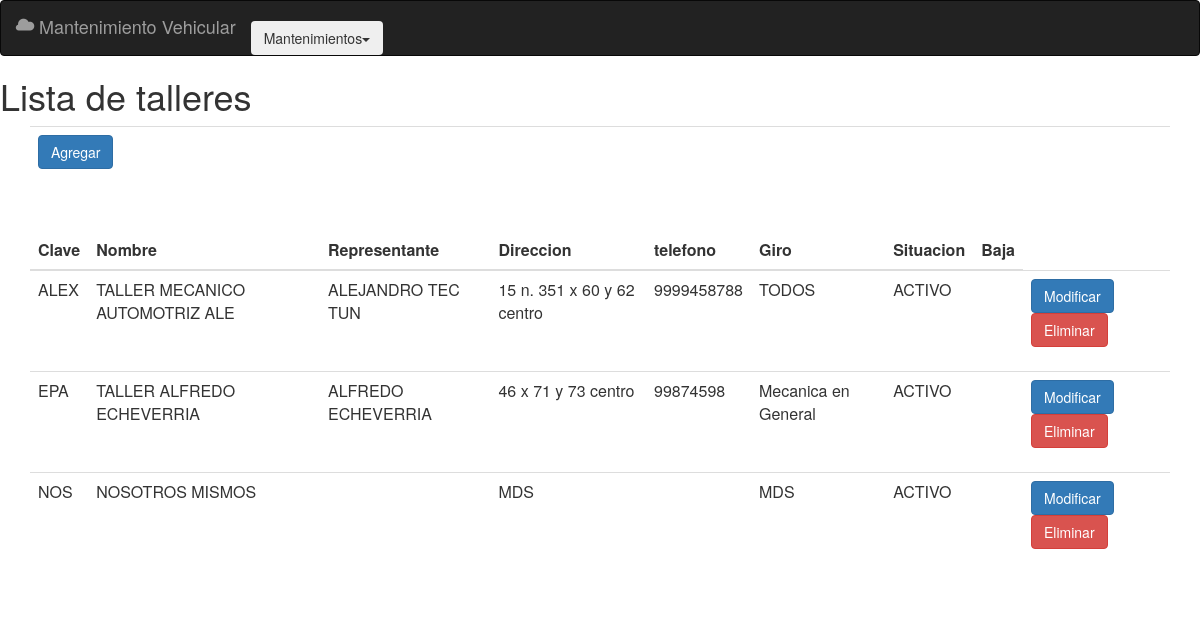
The page /Pages/Talleres/talleres.php on the database its author committed.
### tables this page shows
CREATE TABLE `talleres` (
  `idtaller` int(11) NOT NULL,
  `clave` varchar(5) NOT NULL,
  `nombre` varchar(50) DEFAULT NULL,
  `representante` varchar(80) NOT NULL,
  `direccion` varchar(80) NOT NULL,
  `telefonos` varchar(60) NOT NULL,
  `giro` varchar(20) DEFAULT NULL,
  `idEstatus` int(11) DEFAULT NULL,
  `fecbaj` date DEFAULT NULL
);

### Pages/Talleres/servicios_talleres.php (called while the page is built, shortened)
<?php
	function busca_talleres() {
		$conn=conecta();
		$sql = "select idtaller, clave, nombre, representante, direccion, telefonos, giro,
		  idEstatus, fecbaj
		  from talleres order by clave";
		$rs = mysqli_query($conn,$sql);
		$encode = array();
		while ($row =  mysqli_fetch_array($rs)) {
			  $encode[] = $row;
		}
		return (json_encode($encode));
    }
?>

### Pages/Talleres/talleres.php (the view, shortened to what this page needs)
<head>
	<link rel="stylesheet" href="../../bootstrap/css/bootstrap.min.css">
</head>
<?php
	require_once('servicios_talleres.php');
    $talleres_z = json_decode(busca_talleres());
 ?>
<h1>Lista de talleres</h1>
<div class="container">
<form action="edicion_taller.php" method="post">
<div class="table-responsive">
<table class="table table-hover">
<tr>
<td>
<button type="submit" class="btn btn-primary" name="Agregar" value ="Agregar">Agregar</button></td>
</tr>
</table>
</div>
</form>
<br>
	<div class="table-responsive">
		<table class="table table-hover">
			<thead>
				<tr>
					<th>Clave</th>
					<th>Nombre</th>
					<th>Representante</th>
					<th>Direccion</th>
					<th>telefono</th>
					<th>Giro</th>
					<th>Situacion</th>
					<th>Baja</th>
				</tr>
			</thead>
			<tbody>
            <?php
  		       foreach ($talleres_z as $mitaller_z) {
				   echo "<tr>";
				  echo "<td>" . $mitaller_z->clave   . "</td>";
				  echo "<td>" . $mitaller_z->nombre . "</td>";
				  echo "<td>" . $mitaller_z->representante . "</td>";
				  echo "<td>" . $mitaller_z->direccion . "</td>";
				  echo "<td>" . $mitaller_z->telefonos . "</td>";
				  echo "<td>" . $mitaller_z->giro . "</td>";
				  if($mitaller_z->idEstatus == 1) {
					  $fecbaj_z = "";
					  $mistat_z = "ACTIVO";
				  } else {
					$fecbaj_z = $mitaller_z->fecbaj;
					$mistat_z = "BAJA";
				  }
				  echo "<td>" . $mistat_z . "</td>";
				  echo "<td>" . $fecbaj_z . "</td>";
				  $cadena_z = boton_modificar($mitaller_z->idtaller,
						 $mitaller_z->clave, $mitaller_z->nombre, $mitaller_z->representante,
						 $mitaller_z->direccion,
						$mitaller_z->telefonos, $mitaller_z->giro,
						$mitaller_z->idEstatus, $mitaller_z->fecbaj);
				  echo "<td>" . $cadena_z . "</td>";
				  echo "</tr>";
			   }
			?>
			</tbody>
		</table>
	</div>
</div>
<?php
	function boton_modificar($idtaller_z, $clave_z, $nombre_z, $representante_z,
	  $direc_z, $telefono_z, $giro_z, $status_z, $fecbaj_z ) {
	$cadena_z = "<form action=\"edicion_taller.php\" method=\"post\">";
	$cadena_z = $cadena_z . "<input type =\"hidden\" name=\"idtaller\" value=\"". $idtaller_z  . "\" >";
	$cadena_z = $cadena_z . "<input type =\"hidden\" name=\"clave\" value=\"". $clave_z  . "\" >";
	$cadena_z = $cadena_z . "<input type =\"hidden\" name=\"nombre\" value=\"". $nombre_z  . "\" >";
	$cadena_z = $cadena_z . "<input type =\"hidden\" name=\"representante\" value=\"". $representante_z  . "\" >";
	$cadena_z = $cadena_z . "<input type =\"hidden\" name=\"direc\" value=\"". $direc_z  . "\" >";
	$cadena_z = $cadena_z . "<input type =\"hidden\" name=\"telefono\" value=\"". $telefono_z  . "\" >";
	$cadena_z = $cadena_z . "<input type =\"hidden\" name=\"giro\" value=\"". $giro_z  . "\" >";
	$cadena_z = $cadena_z . "<input type =\"hidden\" name=\"status\" value=\"". $status_z  . "\" >";
	$cadena_z = $cadena_z . "<input type =\"hidden\" name=\"fecbaj\" value=\"". $fecbaj_z  . "\" >";
	$cadena_z = $cadena_z . "<button type=\"submit\" class=\"btn btn-primary\"  name=\"modo\" value=\"modificar\" >Modificar</button>";
	$cadena_z = $cadena_z . " <button type=\"submit\" class=\"btn btn-danger\"  name=\"modo\" value=\"eliminar\" >Eliminar</button>";
	$cadena_z = $cadena_z . "</form>";
	return ($cadena_z);
  }
?>

### rows shown on the page
talleres: clave "ALEX", nombre "TALLER MECANICO AUTOMOTRIZ ALE", representante "ALEJANDRO TEC TUN", direccion "15 n. 351 x 60 y 62 centro", telefonos "9999458788", giro "TODOS", idEstatus "ACTIVO"
talleres: clave "EPA", nombre "TALLER ALFREDO ECHEVERRIA", representante "ALFREDO ECHEVERRIA", direccion "46 x 71 y 73 centro", telefonos "99874598", giro "Mecanica en General", idEstatus "ACTIVO"
talleres: clave "NOS", nombre "NOSOTROS MISMOS", direccion "MDS", giro "MDS", idEstatus "ACTIVO"
